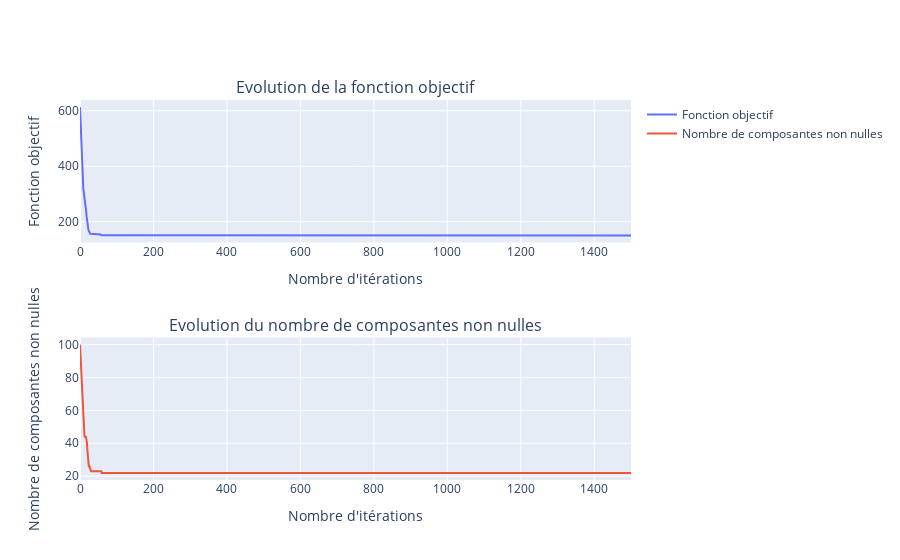
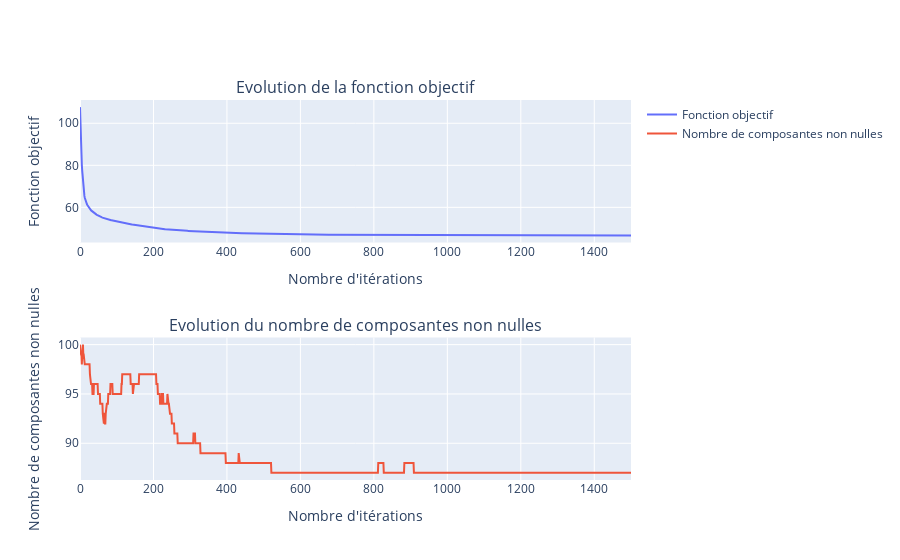
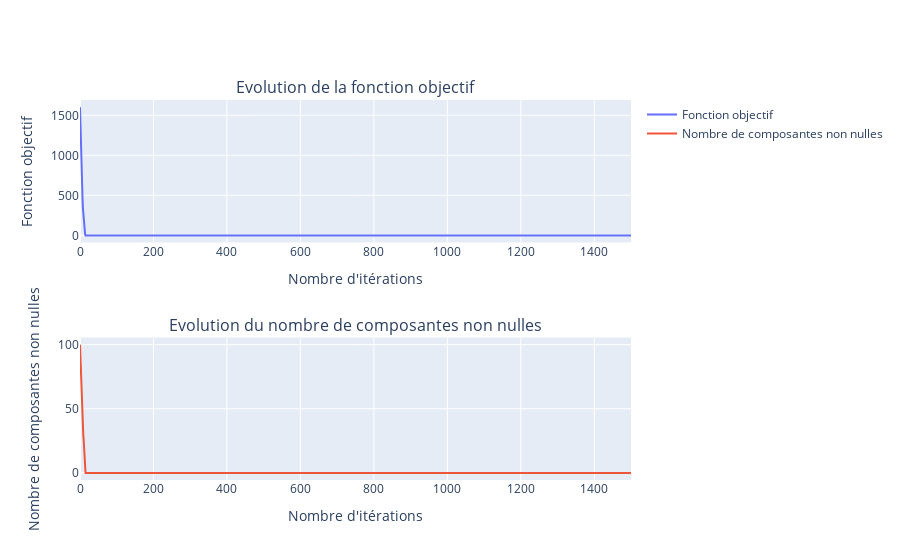

Notebook code for these charts, in order:
### Code cell
ista_test(2,15)
print("Avec Lambda > 0 , l'algo converve vers 0 en partant proche de 0")
ista_test(0.2)
print("Avec Lambda > 0 , en partant loin de 0, on risque à tomber/converger dans un minimal local")
ista_test(5)
print("Avec Lambda assez grand, on sort de ces minimas locaux et converge en 0 au final.")
ista_test(0)
print("Avec Lambda = 0, on converge en 0 en partant proche de 0")

### Figure 1 — Plotly figure (JSON) as saved in the notebook; plotly's stock layout.template omitted (floating-point values rounded to 4 significant figures; data arrays with more than 128 entries replaced by an {"elided": "..."} marker saying what was removed)
{"data": [{"mode": "lines", "name": "Fonction objectif", "type": "scatter", "x": {"elided": "1501 int values"}, "xaxis": "x", "y": {"elided": "1501 float values"}, "yaxis": "y"}, {"mode": "lines", "name": "Nombre de composantes non nulles", "type": "scatter", "x": {"elided": "1501 int values"}, "xaxis": "x2", "y": {"elided": "1501 int values"}, "yaxis": "y2"}], "layout": {"annotations": [{"font": {"size": 16}, "showarrow": false, "text": "Evolution de la fonction objectif", "x": 0.5, "xanchor": "center", "xref": "paper", "y": 1, "yanchor": "bottom", "yref": "paper"}, {"font": {"size": 16}, "showarrow": false, "text": "Evolution du nombre de composantes non nulles", "x": 0.5, "xanchor": "center", "xref": "paper", "y": 0.375, "yanchor": "bottom", "yref": "paper"}], "xaxis": {"anchor": "y", "domain": [0, 1], "title": {"text": "Nombre d'itérations"}}, "xaxis2": {"anchor": "y2", "domain": [0, 1], "title": {"text": "Nombre d'itérations"}}, "yaxis": {"anchor": "x", "domain": [0.625, 1], "title": {"text": "Fonction objectif"}}, "yaxis2": {"anchor": "x2", "domain": [0, 0.375], "title": {"text": "Nombre de composantes non nulles"}}}}

### Figure 2 — Plotly figure (JSON) as saved in the notebook; plotly's stock layout.template omitted (floating-point values rounded to 4 significant figures; data arrays with more than 128 entries replaced by an {"elided": "..."} marker saying what was removed)
{"data": [{"mode": "lines", "name": "Fonction objectif", "type": "scatter", "x": {"elided": "1501 int values"}, "xaxis": "x", "y": {"elided": "1501 float values"}, "yaxis": "y"}, {"mode": "lines", "name": "Nombre de composantes non nulles", "type": "scatter", "x": {"elided": "1501 int values"}, "xaxis": "x2", "y": {"elided": "1501 int values"}, "yaxis": "y2"}], "layout": {"annotations": [{"font": {"size": 16}, "showarrow": false, "text": "Evolution de la fonction objectif", "x": 0.5, "xanchor": "center", "xref": "paper", "y": 1, "yanchor": "bottom", "yref": "paper"}, {"font": {"size": 16}, "showarrow": false, "text": "Evolution du nombre de composantes non nulles", "x": 0.5, "xanchor": "center", "xref": "paper", "y": 0.375, "yanchor": "bottom", "yref": "paper"}], "xaxis": {"anchor": "y", "domain": [0, 1], "title": {"text": "Nombre d'itérations"}}, "xaxis2": {"anchor": "y2", "domain": [0, 1], "title": {"text": "Nombre d'itérations"}}, "yaxis": {"anchor": "x", "domain": [0.625, 1], "title": {"text": "Fonction objectif"}}, "yaxis2": {"anchor": "x2", "domain": [0, 0.375], "title": {"text": "Nombre de composantes non nulles"}}}}

### Figure 3 — Plotly figure (JSON) as saved in the notebook; plotly's stock layout.template omitted (floating-point values rounded to 4 significant figures; data arrays with more than 128 entries replaced by an {"elided": "..."} marker saying what was removed)
{"data": [{"mode": "lines", "name": "Fonction objectif", "type": "scatter", "x": {"elided": "1501 int values"}, "xaxis": "x", "y": {"elided": "1501 float values"}, "yaxis": "y"}, {"mode": "lines", "name": "Nombre de composantes non nulles", "type": "scatter", "x": {"elided": "1501 int values"}, "xaxis": "x2", "y": {"elided": "1501 int values"}, "yaxis": "y2"}], "layout": {"annotations": [{"font": {"size": 16}, "showarrow": false, "text": "Evolution de la fonction objectif", "x": 0.5, "xanchor": "center", "xref": "paper", "y": 1, "yanchor": "bottom", "yref": "paper"}, {"font": {"size": 16}, "showarrow": false, "text": "Evolution du nombre de composantes non nulles", "x": 0.5, "xanchor": "center", "xref": "paper", "y": 0.375, "yanchor": "bottom", "yref": "paper"}], "xaxis": {"anchor": "y", "domain": [0, 1], "title": {"text": "Nombre d'itérations"}}, "xaxis2": {"anchor": "y2", "domain": [0, 1], "title": {"text": "Nombre d'itérations"}}, "yaxis": {"anchor": "x", "domain": [0.625, 1], "title": {"text": "Fonction objectif"}}, "yaxis2": {"anchor": "x2", "domain": [0, 0.375], "title": {"text": "Nombre de composantes non nulles"}}}}
